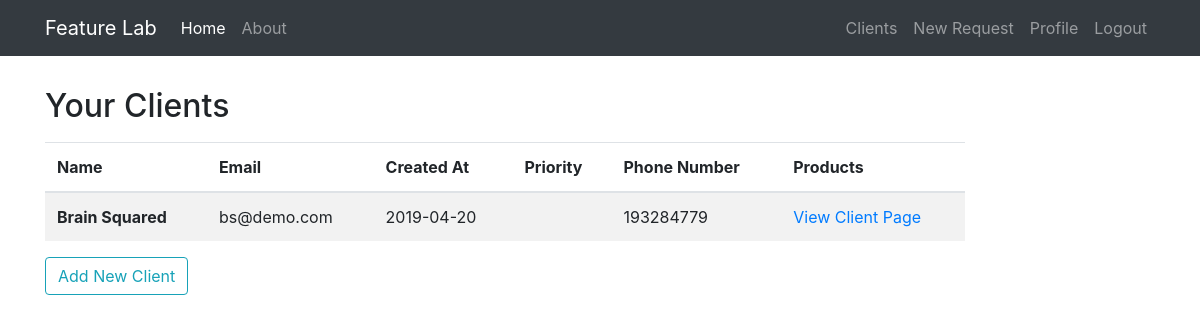
The app's page /clients (signed in), older data.
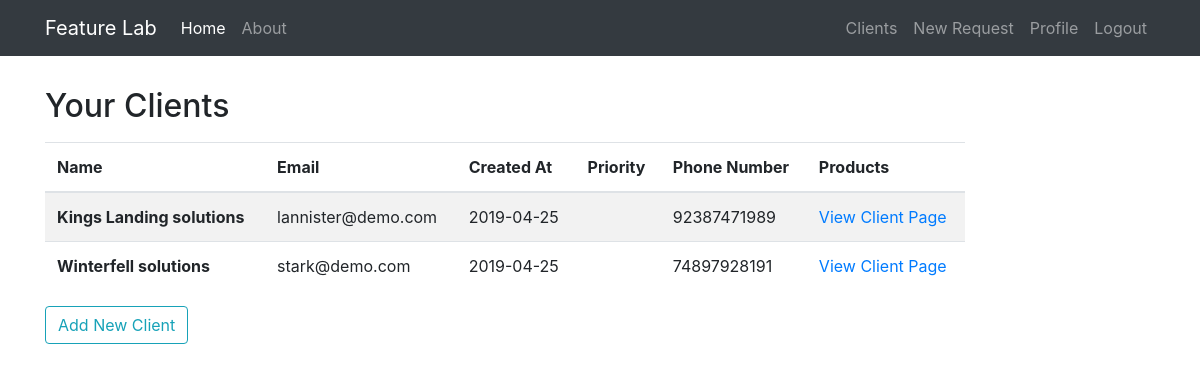
The same page, newer data.
### feature_lab/models.py (models this page shows, shortened)
class Client(db.Model):
    id = db.Column(db.Integer, primary_key=True)
    name = db.Column(db.String(20), unique=True, nullable=False)
    email = db.Column(db.String(120), unique=True, nullable=False)
    bio = db.Column(db.Text(), nullable=False)
    phone_number = db.Column(db.String())
    created_at = db.Column(db.DateTime, nullable=False, default=datetime.utcnow)
    products = db.relationship('Product', backref='owner', lazy=True)
    user_id = db.Column(db.Integer, db.ForeignKey('user.id'), nullable=False)

### feature_lab/clients/routes.py (the view)
@clients.route('/clients')
@login_required
def clients_list(): # clients list page
    all_clients = Client.query.filter_by(user_id=current_user.id).all()
    return render_template('clients.html', clients=all_clients)

### feature_lab/models.py (called while the page is built)
@login_manager.user_loader
def load_user(user_id):
    return User.query.get(int(user_id))

### feature_lab/templates/clients.html
{% extends 'layout.html' %}
{% block content %}
    <h2 class="mb-3">Your Clients</h2>
    {% if clients %}
        <table class="table table-striped">
          <thead>
            <tr>
                <th scope="col">Name</th>
                <th scope="col">Email</th>
                <th scope="col">Created At</th>
                <th scope="col">Priority</th>
                <th scope="col">Phone Number</th>
                <th scope="col">Products</th>
            </tr>
          </thead>
            <tbody>
            {% for client in clients %}
                <tr>
                    <th scope="row">{{client.name}}</th>
                    <td>{{client.email}}</td>
                    <td>{{client.created_at.strftime('%Y-%m-%d')}}</td>
                    <td>{{client.priority}}</td>
                    <td>{{client.phone_number}}</td>
                    <td><a href="/client/{{client.id}}">View Client Page</a></td>
                </tr>
            {% endfor %}
          </tbody>
        </table>
    {% else %}
        <div class="container">
            <p class="text-secondary mb-4">You don't have any clients yet.</p>
        </div>
    {% endif %}
    <button type="button" class="btn btn-outline-info" onclick="window.location='/create_client'">Add New Client</button>
{% endblock content %}

Row changes from the older to the newer data that the page shows:
removed Client: name "Brain Squared", email "bs@demo.com", created_at "2019-04-20", phone_number "193284779"
added Client: name "Kings Landing solutions", email "lannister@demo.com", created_at "2019-04-25", phone_number "92387471989"
added Client: name "Winterfell solutions", email "stark@demo.com", created_at "2019-04-25", phone_number "74897928191"
